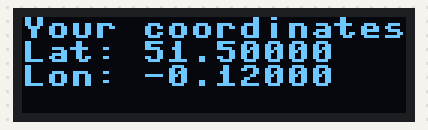
Bench run of a program on a simulated ESP32 board running MicroPython. On the bench: 128×32 one-colour display. WiFi joins after 1.5 s; requests to the public web service named in the program get a made-up reply in its usual format after 0.4 s (London, UTC, broken clouds, 64 % humidity, 1013 hPa unless stated); what the program prints to the serial console is not drawn. At 1.9 s the program stops and its outputs stay as they are.

Above: at 2.0 s.

The program:

lab4_ok2373_yf2610_jz4215_check2.py
```python
import network
import time
import ujson
import urequests
from machine import I2C, Pin
import ssd1306


WIFI_SSID = "Columbia University"
WIFI_PASSWORD = ""
WIFI_TIMEOUT_MS = 15000
GEOLOCATION_URL = "http://ip-api.com/json"


# Feather ESP32 V2 OLED FeatherWing: SCL = GPIO 20, SDA = GPIO 22.
i2c = I2C(0, scl=Pin(20), sda=Pin(22), freq=400000)
oled = ssd1306.SSD1306_I2C(128, 32, i2c)


def show_lines(*lines):
    oled.fill(0)
    for row, line in enumerate(lines[:4]):
        oled.text(str(line)[:16], 0, row * 8)
    oled.show()


def connect_wifi():
    if not WIFI_SSID or WIFI_SSID == "YOUR_WIFI_SSID":
        show_lines("Configure Wi-Fi", "SSID in script")
        raise ValueError("Set WIFI_SSID before running this script")

    wlan = network.WLAN(network.STA_IF)
    wlan.active(True)
    if not wlan.isconnected():
        wlan.connect(WIFI_SSID, WIFI_PASSWORD)
        start_ms = time.ticks_ms()
        while not wlan.isconnected():
            if time.ticks_diff(time.ticks_ms(), start_ms) >= WIFI_TIMEOUT_MS:
                show_lines("Wi-Fi connection", "timed out")
                raise OSError("Timed out connecting to Wi-Fi")
            time.sleep_ms(250)
    return wlan


def get_coordinates():
    response = urequests.get(GEOLOCATION_URL)
    try:
        if response.status_code != 200:
            raise OSError("Geolocation API HTTP {}".format(response.status_code))
        data = ujson.loads(response.text)
    finally:
        response.close()

    if not isinstance(data, dict):
        raise ValueError("Invalid geolocation API response")
    if data.get("status") != "success":
        raise OSError("Geolocation API: {}".format(data.get("message", "request failed")))

    latitude = data.get("lat")
    longitude = data.get("lon")
    if (not isinstance(latitude, (int, float))
            or not isinstance(longitude, (int, float))):
        raise ValueError("Geolocation response has no coordinates")
    return latitude, longitude


def main():
    try:
        connect_wifi()
        latitude, longitude = get_coordinates()
    except (OSError, ValueError) as error:
        show_lines("Location error", str(error))
        print("Location error:", error)
        raise

    show_lines(
        "Your coordinates",
        "Lat: {:.5f}".format(latitude),
        "Lon: {:.5f}".format(longitude),
    )
    print("Latitude: {:.5f}".format(latitude))
    print("Longitude: {:.5f}".format(longitude))


print("Checkpoint 2 - Part 2 Task 2")
main()
```
